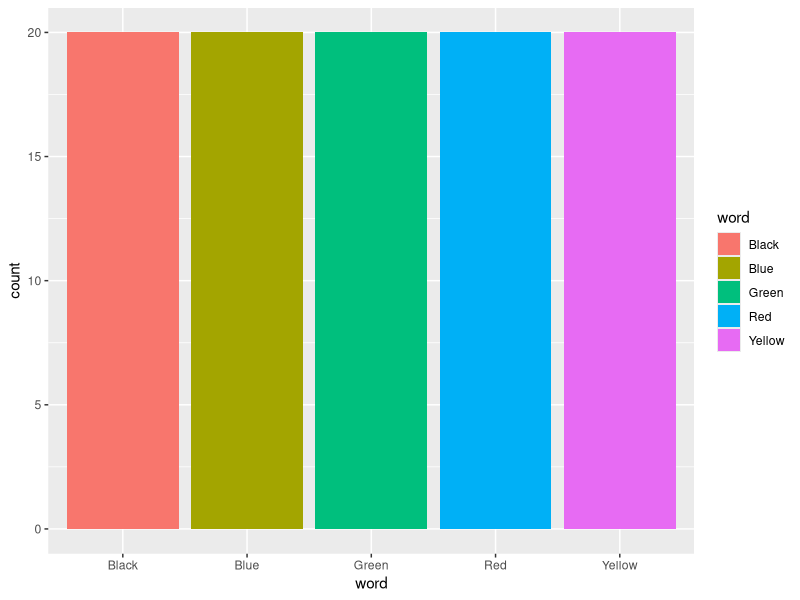
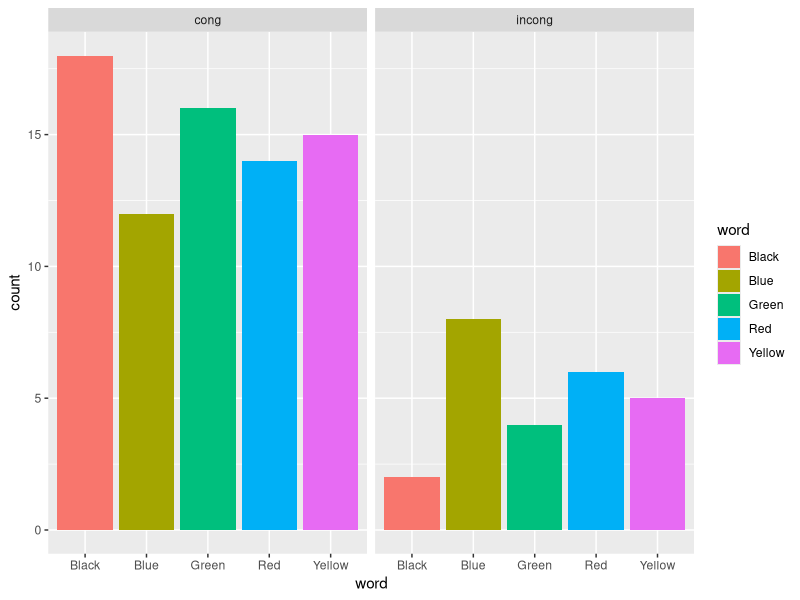
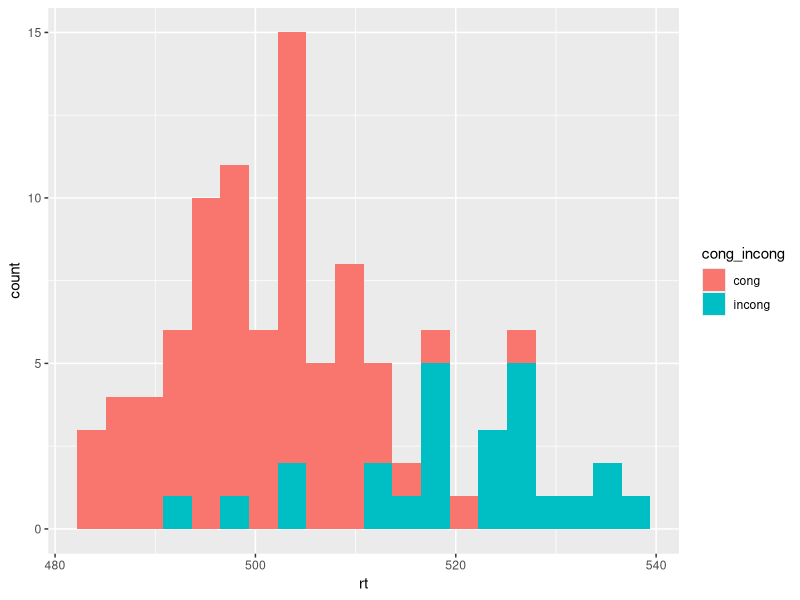
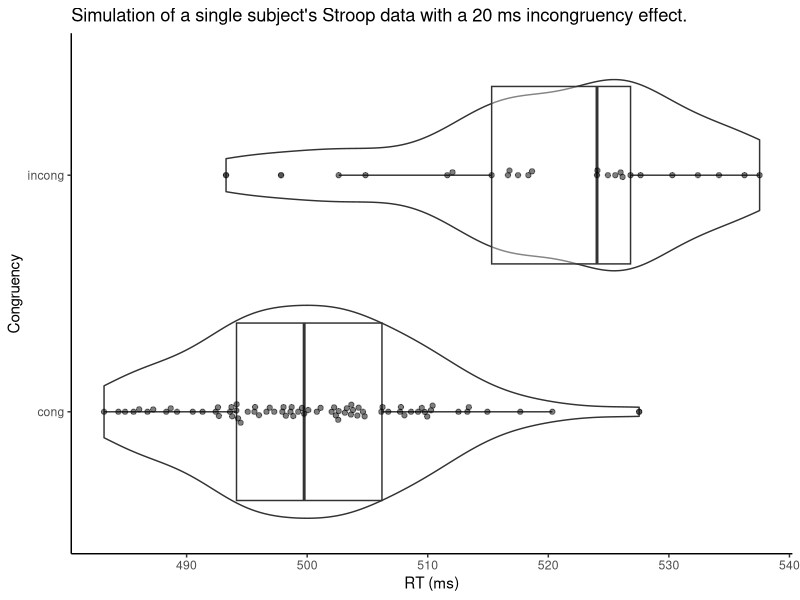
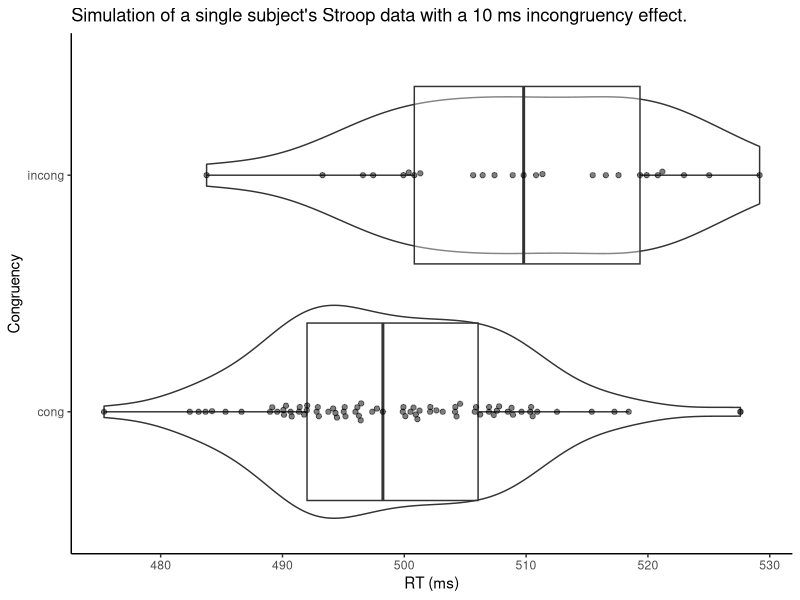
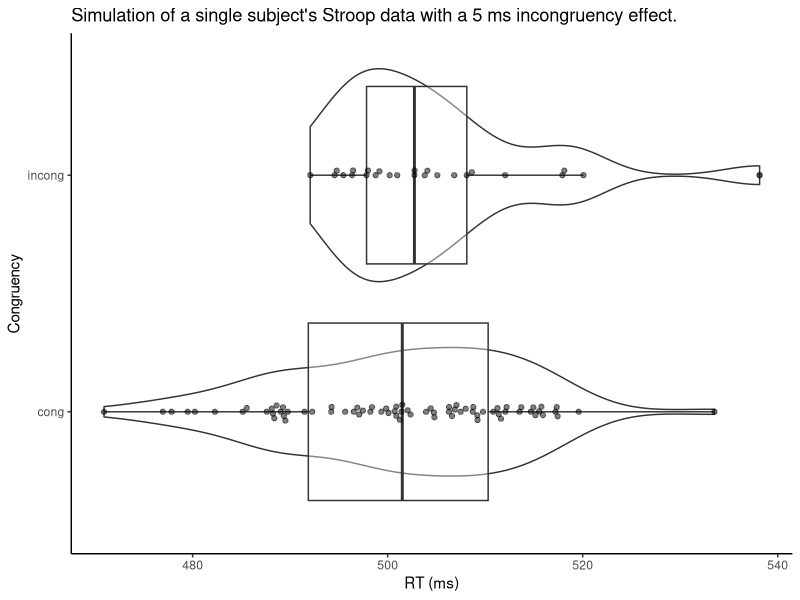
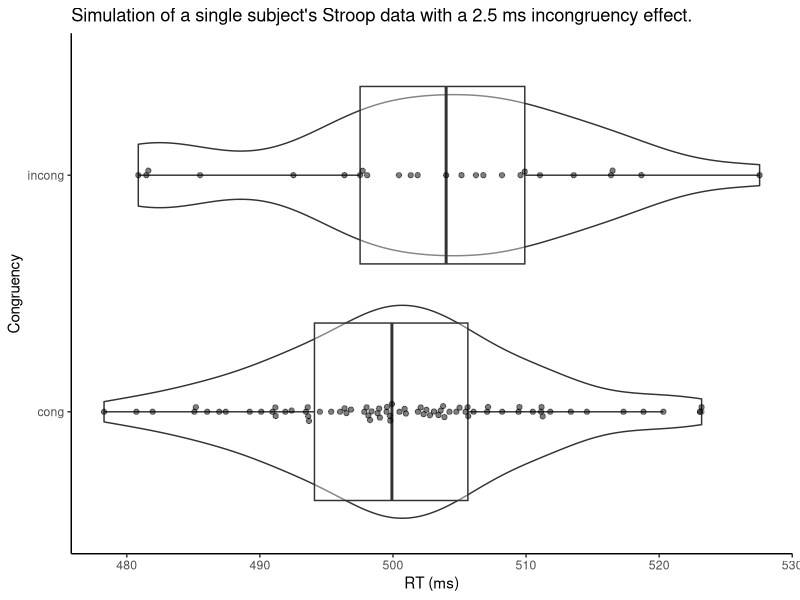
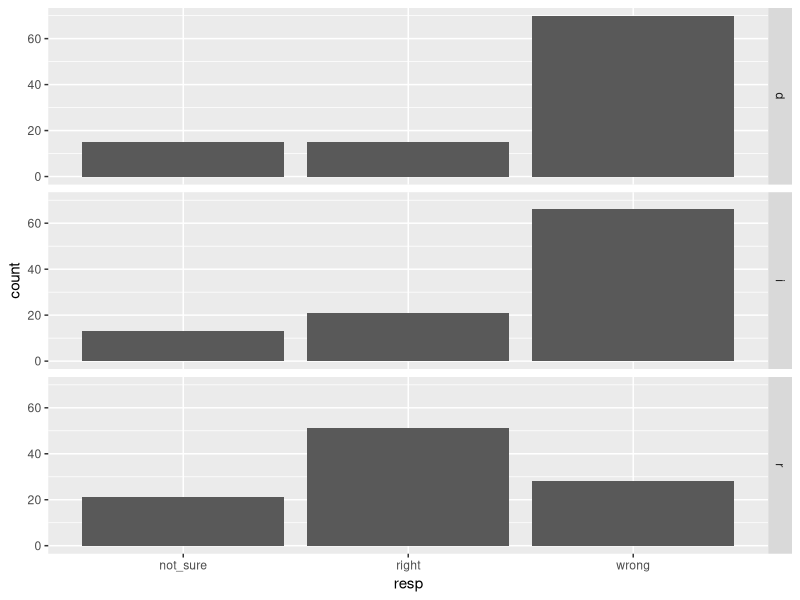

Reproduce these figures in R, in order.
## ---- chunk 1
#| label: setup
library(ggplot2)
library(dplyr)
library(ggbeeswarm)
## ---- chunk 2
#| label: make-stroop-data
#| echo: true
#| code-fold: false
trial <- 1:100
words <- rep(c("Red", "Green", "Blue", "Yellow", "Black"), 20)
word <- sample(x = words, replace = FALSE)
stroop_df <- data.frame(trial, word)
## ---- chunk 3
#| label: fig-stroop-trials-by-color
#| echo: true
#| code-fold: false
#| output-location: slide
stroop_df |>
  ggplot() +
  geom_bar(aes(x = word, fill = word)) +
  scale_color_discrete(c("black", "blue", "green", "red", "yellow"))
## ---- chunk 4
#| label: make-cong-incong-stroop
#| echo: true
#| code-fold: false
congruency <- rep(c("cong", "cong", "cong", "incong"), 25)
cong_incong <- sample(x = congruency, replace = FALSE)
stroop_df$cong_incong <- cong_incong
## ---- chunk 5
#| label: view-stroop-data-head
#| echo: true
#| code-fold: false
head(stroop_df, n = 15)
## ---- chunk 6
stroop_df |>
  ggplot() +
  geom_bar(aes(x = word, fill = word)) +
  facet_grid(cols = vars(cong_incong))
## ---- chunk 7
#| label: make-stroop-rt-data
#| echo: true
#| code-fold: false
rt_name_a_color <- 500 # milliseconds
t_incong <- 20
sd_rt <- 10

stroop_df <- stroop_df |>
  mutate(rt = rt_name_a_color + 
           if_else(cong_incong == "incong", t_incong, 0) +
           rnorm(n = 100, sd = sd_rt))
## ---- chunk 8
#| label: fig-stroop-histogram
#| echo: true
#| code-fold: false
#| output-location: slide
stroop_df |>
  ggplot() +
  geom_histogram(aes(x = rt, 
                     fill = cong_incong), bins = 20)
## ---- chunk 9
#| label: fig-stroop-box-violin-effect-size-2.0
#| echo: true
#| code-fold: false
#| output-location: slide
stroop_df |>
  ggplot() +
  geom_violin(aes(x = rt, y = cong_incong)) +
  geom_boxplot(aes(x = rt, y = cong_incong), alpha = .4) +
  geom_beeswarm(aes(x = rt, y = cong_incong), alpha = .5) +
  theme_classic() +
  ylab("Congruency") +
  xlab("RT (ms)") +
  labs(title = "Simulation of a single subject's Stroop data with a 20 ms incongruency effect.")
## ---- chunk 10
#| label: fig-stroop-box-violin-effect-size-1.0
#| echo: true
#| code-fold: false
#| output-location: slide
#| code-line-numbers: "2-3|"
rt_name_a_color <- 500 # milliseconds
t_incong <- 10
sd_rt <- 10

stroop_df <- stroop_df |>
  mutate(rt = rt_name_a_color + 
           if_else(cong_incong == "incong", t_incong, 0) +
           rnorm(n = 100, sd = sd_rt))

stroop_df |>
  ggplot() +
  geom_violin(aes(x = rt, y = cong_incong)) +
  geom_boxplot(aes(x = rt, y = cong_incong), alpha = .4) +
  geom_beeswarm(aes(x = rt, y = cong_incong), alpha = .5) +
  theme_classic() +
  ylab("Congruency") +
  xlab("RT (ms)") +
  labs(title = "Simulation of a single subject's Stroop data with a 10 ms incongruency effect.")
## ---- chunk 11
#| label: fig-stroop-box-violin-effect-size-0.50
#| echo: true
#| code-fold: false
#| output-location: slide
#| code-line-numbers: "2-3|"
rt_name_a_color <- 500 # milliseconds
t_incong <- 5
sd_rt <- 10

stroop_df <- stroop_df |>
  mutate(rt = rt_name_a_color + 
           if_else(cong_incong == "incong", t_incong, 0) +
           rnorm(n = 100, sd = sd_rt))

stroop_df |>
  ggplot() +
  geom_violin(aes(x = rt, y = cong_incong)) +
  geom_boxplot(aes(x = rt, y = cong_incong), alpha = .4) +
  geom_beeswarm(aes(x = rt, y = cong_incong), alpha = .5) +
  theme_classic() +
  ylab("Congruency") +
  xlab("RT (ms)") +
  labs(title ="Simulation of a single subject's Stroop data with a 5 ms incongruency effect.")
## ---- chunk 12
#| label: fig-stroop-box-violin-smaller-effect-size-0.25
#| echo: true
#| code-fold: false
#| output-location: slide
#| code-line-numbers: "2-3|"
rt_name_a_color <- 500 # milliseconds
t_incong <- 2.5
sd_rt <- 10

stroop_df <- stroop_df |>
  mutate(rt = rt_name_a_color + 
           if_else(cong_incong == "incong", t_incong, 0) +
           rnorm(n = 100, sd = sd_rt))

stroop_df |>
  ggplot() +
  geom_violin(aes(x = rt, y = cong_incong)) +
  geom_boxplot(aes(x = rt, y = cong_incong), alpha = .4) +
  geom_beeswarm(aes(x = rt, y = cong_incong), alpha = .5) +
  theme_classic() +
  ylab("Congruency") +
  xlab("RT (ms)") +
  labs(title ="Simulation of a single subject's Stroop data with a 2.5 ms incongruency effect.")
## ---- chunk 13
#| label: right-wrong-make-data
right_wrong_track <- c("wrong", "right", "not_sure")
ds <- sample(right_wrong_track, 100, replace = TRUE, prob = c(.7, .2, .1))
rs <- sample(right_wrong_track, 100, replace = TRUE, prob = c(.3, .5, .2))
ins <- sample(right_wrong_track, 100, replace = TRUE, prob = c(.6, .2, .2))

right_wrong_df <- data.frame(party = rep(c("d", "r", "i"), each = 100),
                             resp = c(ds, rs, ins))
## ---- chunk 14
#| label: fig-right-wrong-barplot
#| echo: true
#| code-fold: false
#| output-location: slide

right_wrong_df |>
  ggplot() +
  geom_bar(aes(x = resp)) +
  facet_grid(rows = vars(party))
